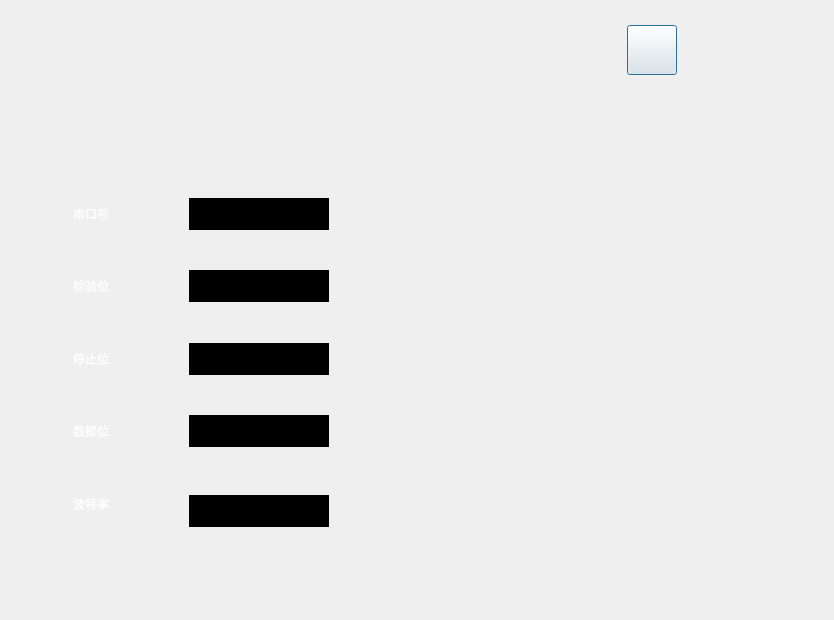
<?xml version="1.0" encoding="UTF-8"?>
<ui version="4.0">
 <class>SerialPortSettingDialog</class>
 <widget class="QDialog" name="SerialPortSettingDialog">
  <property name="geometry">
   <rect>
    <x>0</x>
    <y>0</y>
    <width>834</width>
    <height>620</height>
   </rect>
  </property>
  <property name="windowTitle">
   <string>Dialog</string>
  </property>
  <property name="styleSheet">
   <string notr="true">#SerialPortSettingDialog
{
border-radius：10px;
}

#btnClose{
border-image: url(:/icon/Dialog2/quxiao.png);
}
#label
{
border-image: url(:/icon/Dialog2/shezhi.png);
}
#widget{
border-image: url(:/icon/Dialog2/chuankoukuang.png);
padding-left:2px;
padding-right:4px;
padding-top:6px;
padding-bottom:6px;
}
#label_2,#label_3,#label_4,#label_5,#label_6{
font: 12pt &quot;微软雅黑&quot;;
color: rgb(255, 255, 255);
}


QComboBox  {
border:none;
font: 12pt &quot;微软雅黑&quot;;
background-color: rgb(0, 0, 0);
}
QComboBox::drop-down {
    subcontrol-origin: padding;
    subcontrol-position: right;  
    border:none;
    width:30%;
    height:30%
}
QComboBox::down-arrow {
	image:url(:/icon/Dialog2/zhankai.png)
}
#widget_2{
border-image: url(:/icon/Dialog2/fasong.png);
}
#widget_2:hover{
border-image: url(:/new/prefix1/fasong2x_1.png);
}


#widget_3{
border-image: url(:/icon/Dialog2/dingshifasong.png)
}
#widget_3:hover{border-image: url(:/new/prefix1/dingshifasong2x_1.png);}

#widget_4{
border-image: url(:/icon/Dialog2/dakaiguanbi.png);
}
#widget_4:hover{border-image: url(:/new/prefix1/dakaiguanbi2x_1.png);}

#widget_5{
border-image: url(:/icon/Dialog2/tingzhi.png);
}
#widget_5:hover{border-image: url(:/new/prefix1/tingzhi_1.png);}


#btnTimerSend{
border-radius:41px;
}
#btnSend{
border-radius:41px;
}
#btnOpenSerial{
border-radius:41px;
}
#btnStopSend{
border-radius:41px;
} </string>
  </property>
  <widget class="QPushButton" name="btnClose">
   <property name="geometry">
    <rect>
     <x>627</x>
     <y>25</y>
     <width>50</width>
     <height>50</height>
    </rect>
   </property>
   <property name="text">
    <string/>
   </property>
  </widget>
  <widget class="QLabel" name="label">
   <property name="geometry">
    <rect>
     <x>48</x>
     <y>83</y>
     <width>320</width>
     <height>60</height>
    </rect>
   </property>
   <property name="text">
    <string/>
   </property>
  </widget>
  <widget class="QWidget" name="widget" native="true">
   <property name="geometry">
    <rect>
     <x>41</x>
     <y>145</y>
     <width>340</width>
     <height>434</height>
    </rect>
   </property>
   <widget class="QLabel" name="label_2">
    <property name="geometry">
     <rect>
      <x>32</x>
      <y>57</y>
      <width>75</width>
      <height>23</height>
     </rect>
    </property>
    <property name="text">
     <string>串口号</string>
    </property>
   </widget>
   <widget class="QLabel" name="label_6">
    <property name="geometry">
     <rect>
      <x>32</x>
      <y>347</y>
      <width>75</width>
      <height>23</height>
     </rect>
    </property>
    <property name="text">
     <string>波特率</string>
    </property>
   </widget>
   <widget class="QLabel" name="label_5">
    <property name="geometry">
     <rect>
      <x>32</x>
      <y>129</y>
      <width>75</width>
      <height>23</height>
     </rect>
    </property>
    <property name="text">
     <string>检验位</string>
    </property>
   </widget>
   <widget class="QLabel" name="label_4">
    <property name="geometry">
     <rect>
      <x>32</x>
      <y>202</y>
      <width>75</width>
      <height>23</height>
     </rect>
    </property>
    <property name="text">
     <string>停止位</string>
    </property>
   </widget>
   <widget class="QLabel" name="label_3">
    <property name="geometry">
     <rect>
      <x>32</x>
      <y>274</y>
      <width>75</width>
      <height>23</height>
     </rect>
    </property>
    <property name="text">
     <string>数据位</string>
    </property>
   </widget>
   <widget class="QComboBox" name="comboBox_5">
    <property name="geometry">
     <rect>
      <x>148</x>
      <y>350</y>
      <width>140</width>
      <height>32</height>
     </rect>
    </property>
    <property name="styleSheet">
     <string notr="true">color: rgb(255, 255, 255);
background-color: rgb(0, 0, 0);</string>
    </property>
   </widget>
   <widget class="QComboBox" name="comboBox">
    <property name="geometry">
     <rect>
      <x>148</x>
      <y>270</y>
      <width>140</width>
      <height>32</height>
     </rect>
    </property>
    <property name="styleSheet">
     <string notr="true">color: rgb(255, 255, 255);
background-color: rgb(0, 0, 0);</string>
    </property>
   </widget>
   <widget class="QComboBox" name="comboBox_2">
    <property name="geometry">
     <rect>
      <x>148</x>
      <y>198</y>
      <width>140</width>
      <height>32</height>
     </rect>
    </property>
    <property name="styleSheet">
     <string notr="true">color: rgb(255, 255, 255);
background-color: rgb(0, 0, 0);</string>
    </property>
   </widget>
   <widget class="QComboBox" name="comboBox_3">
    <property name="geometry">
     <rect>
      <x>148</x>
      <y>125</y>
      <width>140</width>
      <height>32</height>
     </rect>
    </property>
    <property name="styleSheet">
     <string notr="true">color: rgb(255, 255, 255);
background-color: rgb(0, 0, 0);</string>
    </property>
   </widget>
   <widget class="QComboBox" name="comboBox_4">
    <property name="geometry">
     <rect>
      <x>148</x>
      <y>53</y>
      <width>140</width>
      <height>32</height>
     </rect>
    </property>
    <property name="styleSheet">
     <string notr="true">color: rgb(255, 255, 255);
background-color: rgb(0, 0, 0);
</string>
    </property>
   </widget>
   <zorder>label_2</zorder>
   <zorder>label_6</zorder>
   <zorder>label_5</zorder>
   <zorder>label_4</zorder>
   <zorder>label_3</zorder>
   <zorder>comboBox_4</zorder>
   <zorder>comboBox_3</zorder>
   <zorder>comboBox_2</zorder>
   <zorder>comboBox</zorder>
   <zorder>comboBox_5</zorder>
  </widget>
  <widget class="QWidget" name="widget_2" native="true">
   <property name="geometry">
    <rect>
     <x>393</x>
     <y>145</y>
     <width>281</width>
     <height>125</height>
    </rect>
   </property>
   <property name="styleSheet">
    <string notr="true"/>
   </property>
   <widget class="QPushButton" name="btnSend">
    <property name="geometry">
     <rect>
      <x>20</x>
      <y>20</y>
      <width>243</width>
      <height>82</height>
     </rect>
    </property>
    <property name="styleSheet">
     <string notr="true"/>
    </property>
    <property name="text">
     <string/>
    </property>
   </widget>
  </widget>
  <widget class="QWidget" name="widget_3" native="true">
   <property name="geometry">
    <rect>
     <x>393</x>
     <y>251</y>
     <width>281</width>
     <height>125</height>
    </rect>
   </property>
   <widget class="QPushButton" name="btnTimerSend">
    <property name="geometry">
     <rect>
      <x>15</x>
      <y>15</y>
      <width>243</width>
      <height>82</height>
     </rect>
    </property>
    <property name="text">
     <string/>
    </property>
   </widget>
  </widget>
  <widget class="QWidget" name="widget_4" native="true">
   <property name="geometry">
    <rect>
     <x>393</x>
     <y>357</y>
     <width>281</width>
     <height>125</height>
    </rect>
   </property>
   <widget class="QPushButton" name="btnOpenSerial">
    <property name="geometry">
     <rect>
      <x>15</x>
      <y>15</y>
      <width>243</width>
      <height>82</height>
     </rect>
    </property>
    <property name="text">
     <string/>
    </property>
   </widget>
  </widget>
  <widget class="QWidget" name="widget_5" native="true">
   <property name="geometry">
    <rect>
     <x>393</x>
     <y>463</y>
     <width>281</width>
     <height>125</height>
    </rect>
   </property>
   <widget class="QPushButton" name="btnStopSend">
    <property name="geometry">
     <rect>
      <x>15</x>
      <y>15</y>
      <width>243</width>
      <height>82</height>
     </rect>
    </property>
    <property name="text">
     <string/>
    </property>
   </widget>
  </widget>
 </widget>
 <resources/>
 <connections/>
</ui>
